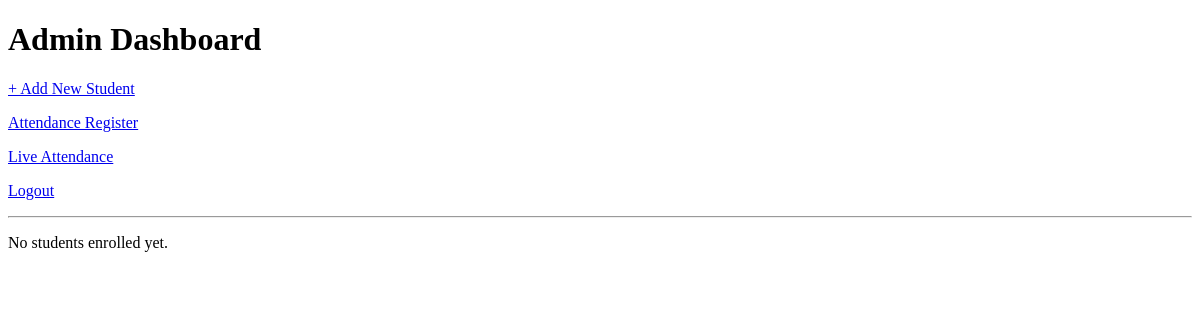
Page /admin (signed in) on the earlier database version.
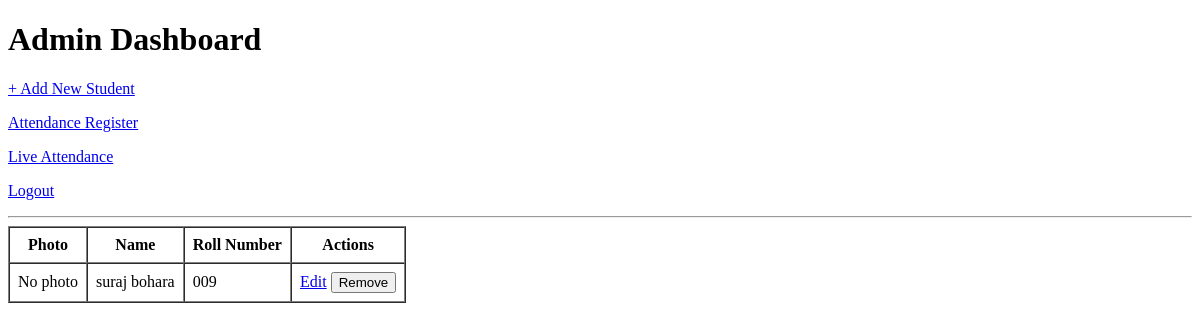
Same page on the later database version.
### tables this page shows
CREATE TABLE students (
                id INTEGER PRIMARY KEY AUTOINCREMENT,
                name TEXT NOT NULL,
                roll_number TEXT NOT NULL UNIQUE,
                photo_path TEXT
            );

### app.py (the view)
@app.route("/admin")
@login_required("admin")
def admin():
    try:
        conn = get_connection()
        cursor = conn.cursor()
        cursor.execute("SELECT id, name, roll_number, photo_path FROM students ORDER BY id")
        students = cursor.fetchall()
        conn.close()
    except Exception as e:
        return render_template("admin_dashboard.html", students=[], error="Database error loading students.")
    student_list = []
    for s in students:
        photo_url = None
        if s[3] and os.path.isfile(s[3]):
            photo_url = "/" + s[3].replace("\\", "/")
            static_idx = photo_url.find("/static/")
            if static_idx != -1:
                photo_url = photo_url[static_idx:]
        student_list.append({"id": s[0], "name": s[1], "roll_number": s[2], "photo_url": photo_url})
    return render_template("admin_dashboard.html", students=student_list)

### app.py (called while the page is built)
def login_required(role):
    def decorator(f):
        @wraps(f)
        def wrapper(*args, **kwargs):
            if "user_id" not in session:
                return redirect(url_for("login"))
            if session.get("role") != role:
                return redirect(url_for("login"))
            return f(*args, **kwargs)
        return wrapper
    return decorator

### database.py (called while the page is built)
def get_connection():
    try:
        conn = sqlite3.connect(DB_PATH)
        conn.execute("PRAGMA foreign_keys = ON")
        return conn
    except sqlite3.Error as e:
        print(f"Database connection error: {e}")
        raise

### templates/admin_dashboard.html (shortened to what this page needs)
<!DOCTYPE html>
<html lang="en">
<head>
</head>
<body>
    <h1>Admin Dashboard</h1>
    <p><a href="/admin/add">+ Add New Student</a></p>
    <p><a href="/admin/attendance-register">Attendance Register</a></p>
    <p><a href="/admin/live">Live Attendance</a></p>
    <p><a href="/logout">Logout</a></p>
    <hr>
    {% if students %}
    <table border="1" cellpadding="8" cellspacing="0">
        <thead>
            <tr>
                <th>Photo</th>
                <th>Name</th>
                <th>Roll Number</th>
                <th>Actions</th>
            </tr>
        </thead>
        <tbody>
            {% for s in students %}
            <tr>
                <td>
                    {% if s.photo_url %}
                    <img src="{{ s.photo_url }}" alt="{{ s.name }}" width="60" height="60" style="object-fit:cover;">
                    {% else %}
                    No photo
                    {% endif %}
                </td>
                <td>{{ s.name }}</td>
                <td>{{ s.roll_number }}</td>
                <td>
                    <a href="/admin/edit/{{ s.id }}">Edit</a>
                    <form action="/admin/remove/{{ s.id }}" method="POST" style="display:inline;" onsubmit="return confirm('Remove this student?');">
                        <button type="submit">Remove</button>
                    </form>
                </td>
            </tr>
            {% endfor %}
        </tbody>
    </table>
    {% else %}
    <p>No students enrolled yet.</p>
    {% endif %}
</body>
</html>

Differences in the rows shown:
added students: name "suraj bohara", roll_number "009"
Other differences:
text no longer shown: "No students enrolled yet."
text now shown: "Photo Name Roll Number Actions"
